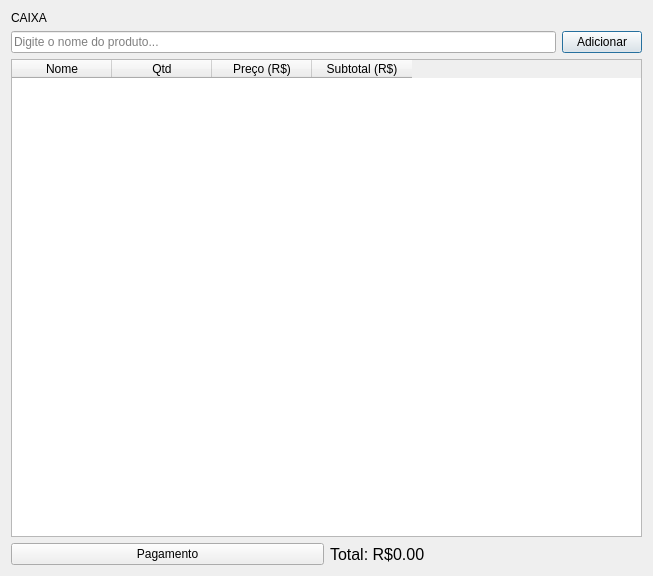
<?xml version="1.0" encoding="UTF-8"?>
<ui version="4.0">
 <class>TelaCaixa</class>
 <widget class="QDialog" name="TelaCaixa">
  <property name="geometry">
   <rect>
    <x>0</x>
    <y>0</y>
    <width>653</width>
    <height>576</height>
   </rect>
  </property>
  <property name="windowTitle">
   <string>Dialog</string>
  </property>
  <layout class="QVBoxLayout" name="verticalLayout">
   <item>
    <widget class="QLabel" name="label">
     <property name="text">
      <string>CAIXA</string>
     </property>
    </widget>
   </item>
   <item>
    <layout class="QHBoxLayout" name="horizontalLayout">
     <item>
      <widget class="QLineEdit" name="lineEditProduto">
       <property name="placeholderText">
        <string>Digite o nome do produto...</string>
       </property>
      </widget>
     </item>
     <item>
      <widget class="QPushButton" name="btnAdicionar">
       <property name="text">
        <string>Adicionar</string>
       </property>
      </widget>
     </item>
    </layout>
   </item>
   <item>
    <widget class="QTableWidget" name="tabelaVendas">
     <property name="editTriggers">
      <set>QAbstractItemView::EditTrigger::NoEditTriggers</set>
     </property>
     <property name="selectionBehavior">
      <enum>QAbstractItemView::SelectionBehavior::SelectRows</enum>
     </property>
     <column>
      <property name="text">
       <string>Nome</string>
      </property>
     </column>
     <column>
      <property name="text">
       <string>Qtd</string>
      </property>
     </column>
     <column>
      <property name="text">
       <string>Preço (R$)</string>
      </property>
     </column>
     <column>
      <property name="text">
       <string>Subtotal (R$)</string>
      </property>
     </column>
    </widget>
   </item>
   <item>
    <layout class="QHBoxLayout" name="horizontalLayout_2">
     <item>
      <widget class="QPushButton" name="btnFinalizar">
       <property name="text">
        <string>Pagamento</string>
       </property>
      </widget>
     </item>
     <item>
      <widget class="QLabel" name="lblTotal">
       <property name="font">
        <font>
         <pointsize>12</pointsize>
        </font>
       </property>
       <property name="text">
        <string>Total: R$0.00</string>
       </property>
      </widget>
     </item>
    </layout>
   </item>
  </layout>
 </widget>
 <resources/>
 <connections/>
</ui>
